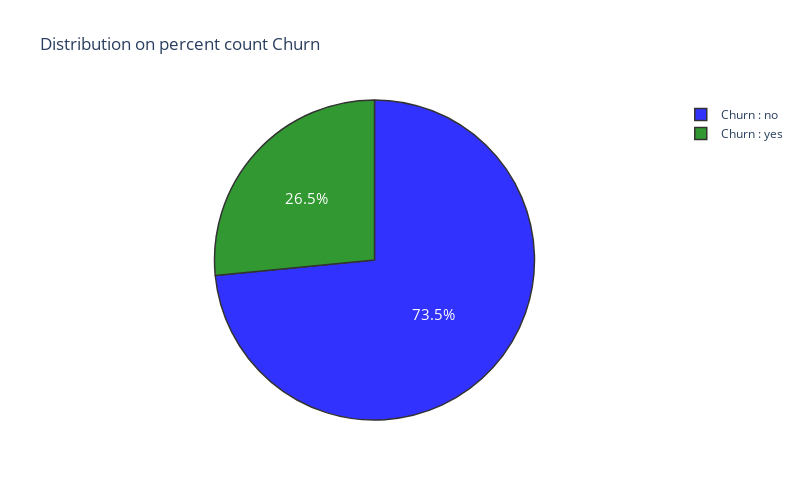

The cell this chart's notebook holds for it:
### Markdown cell above
## Distribution on Percent Churn

### Code cell
trace = go.Pie(labels = ['Churn : no', 'Churn : yes'], values = df['Churn'].value_counts(), 
               textfont=dict(size=15), opacity = 0.8,
               marker=dict(colors=['blue','green'], 
                           line=dict(color='#000000', width=1.5)))


layout = dict(title =  'Distribution on percent count Churn',
                        autosize = False,
                        height  = 500,
                        width   = 800)
           
fig = dict(data = [trace], layout=layout)
py.iplot(fig)

### Figure 1 — Plotly figure (JSON) as saved in the notebook; plotly's stock layout.template omitted (floating-point values rounded to 4 significant figures)
{"data": [{"labels": ["Churn : no", "Churn : yes"], "marker": {"colors": ["blue", "green"], "line": {"color": "#000000", "width": 1.5}}, "opacity": 0.8, "textfont": {"size": 15}, "type": "pie", "values": [5174, 1869]}], "layout": {"autosize": false, "height": 500, "title": {"text": "Distribution on percent count Churn"}, "width": 800}}
